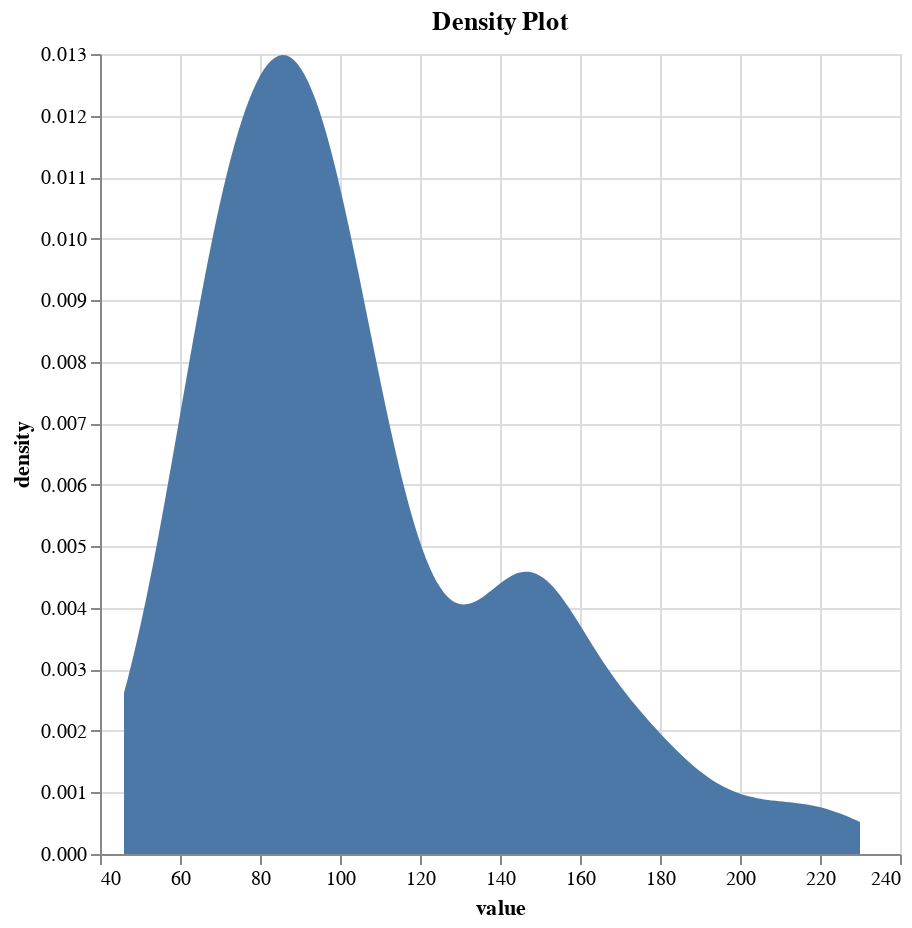

Notebook code for this chart:
### Markdown cell above
## Density Plot

### Code cell
@vlplot(
  data = cars,
  mark = :area, # It's an area plot
  transform = [{density = "Horsepower"}], # For counts add in : counts = true
  x = {"value:q"},
  y = {"density:q"},  # Density variable created
  title = "Density Plot",
  width = 400,
  height = 400


)

### Figure 1 — Vega-Lite specification as saved in the notebook (floating-point values rounded to 4 significant figures; data arrays with more than 128 entries replaced by an {"elided": "..."} marker saying what was removed)
{"data": {"values": {"elided": "406 records"}}, "encoding": {"x": {"field": "value", "type": "quantitative"}, "y": {"field": "density", "type": "quantitative"}}, "height": 400, "mark": "area", "title": "Density Plot", "transform": [{"density": "Horsepower"}], "width": 400}
